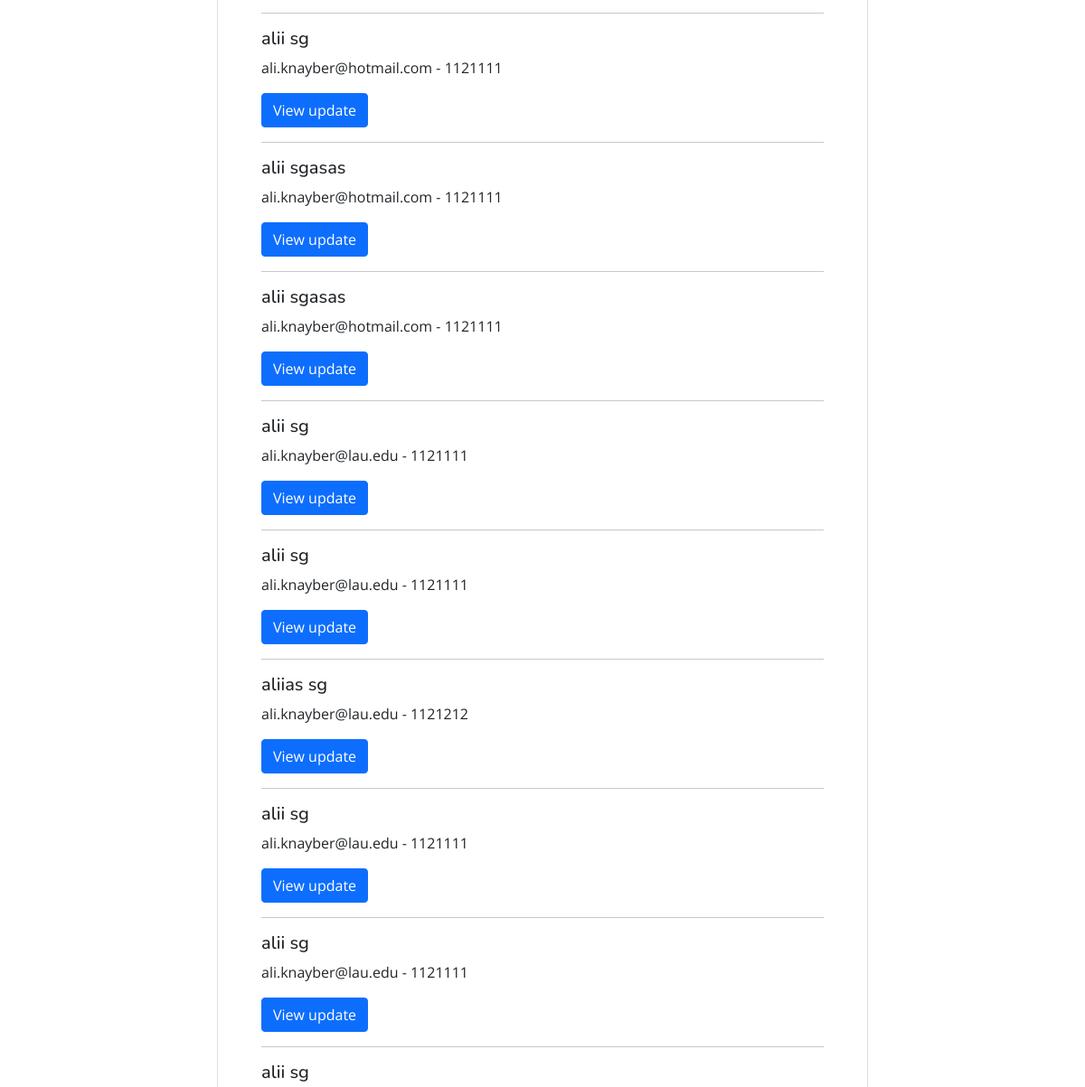
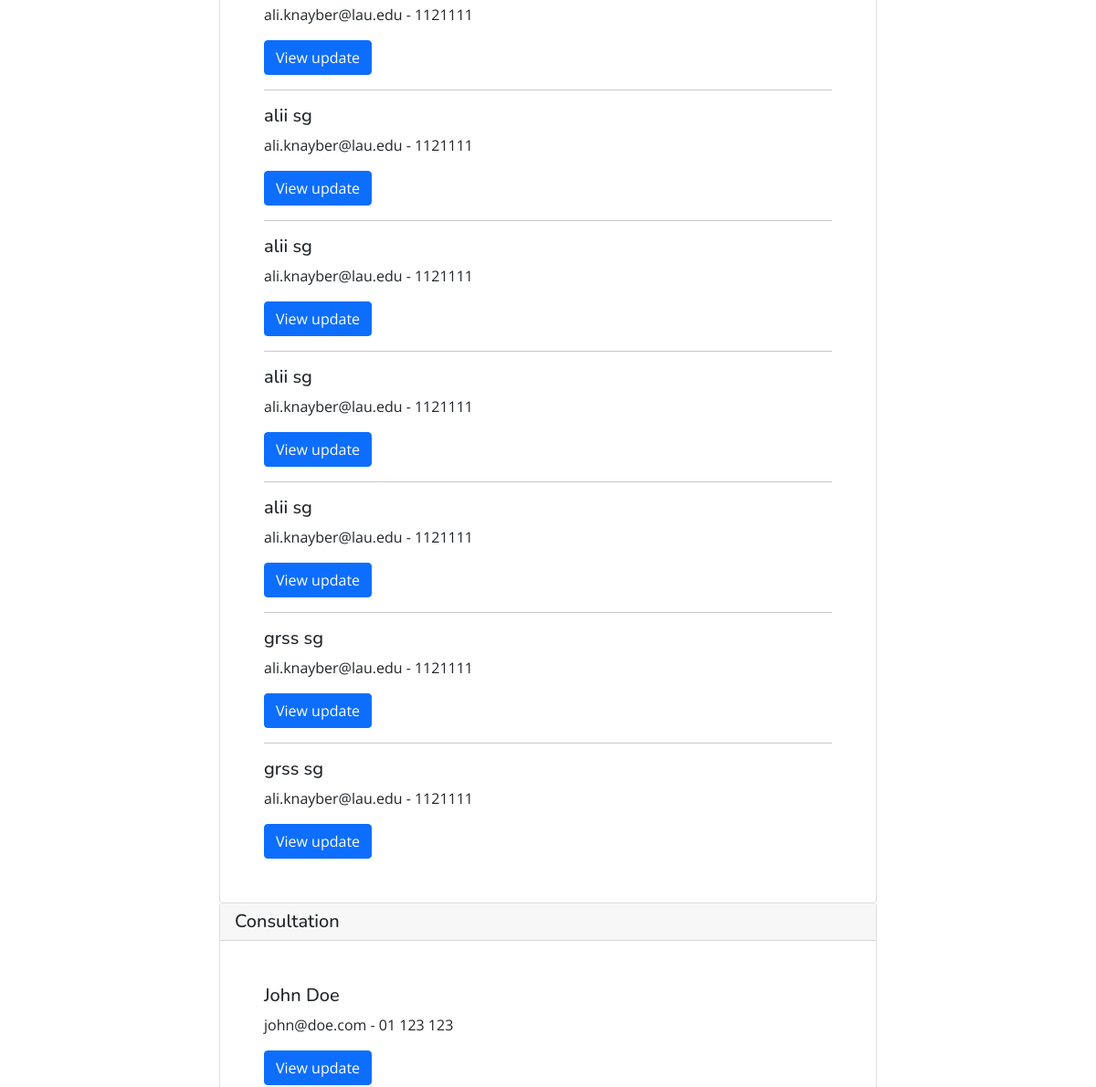
Page /admin_updates.php (middle part) on the earlier database version (2 pictures, top to bottom).
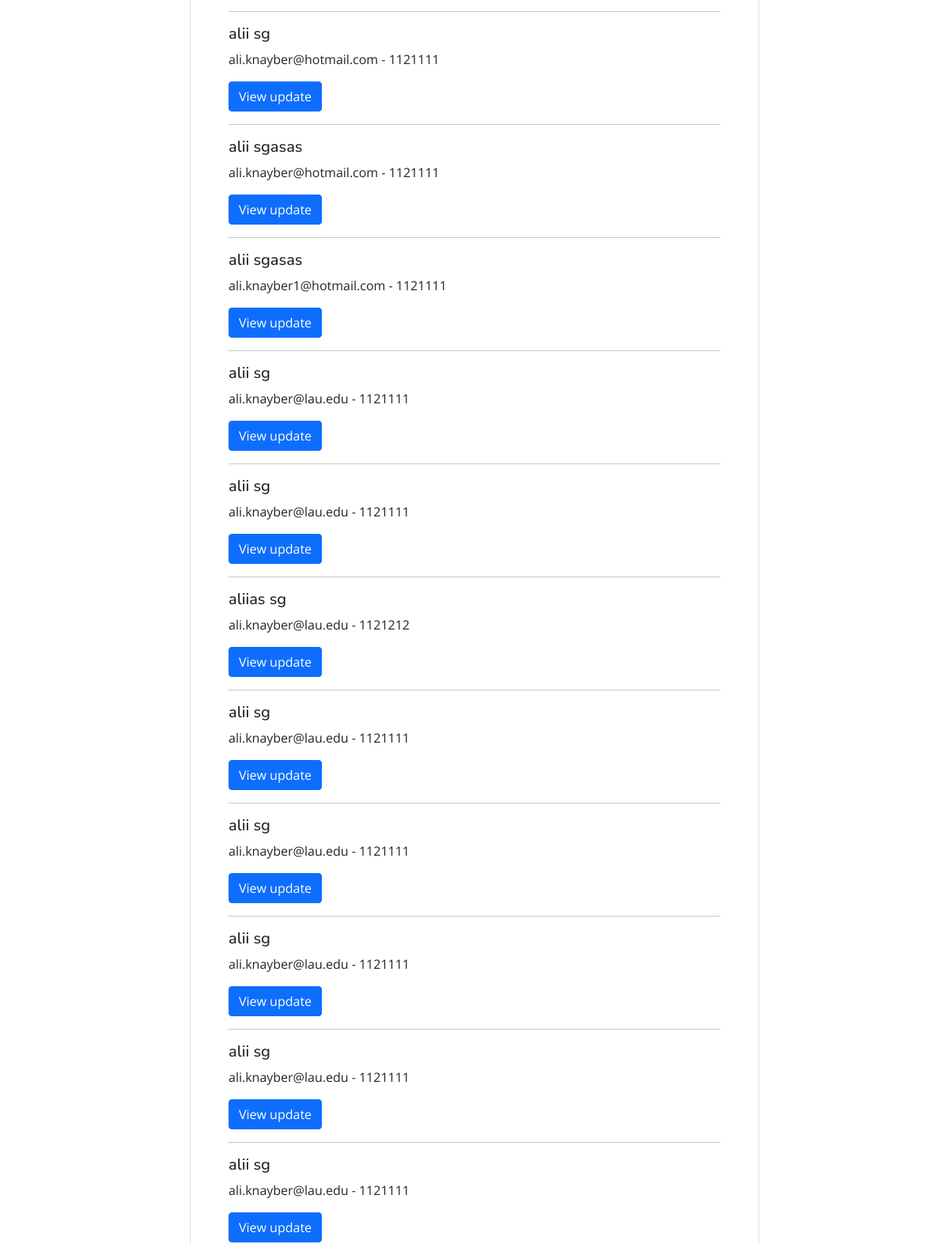
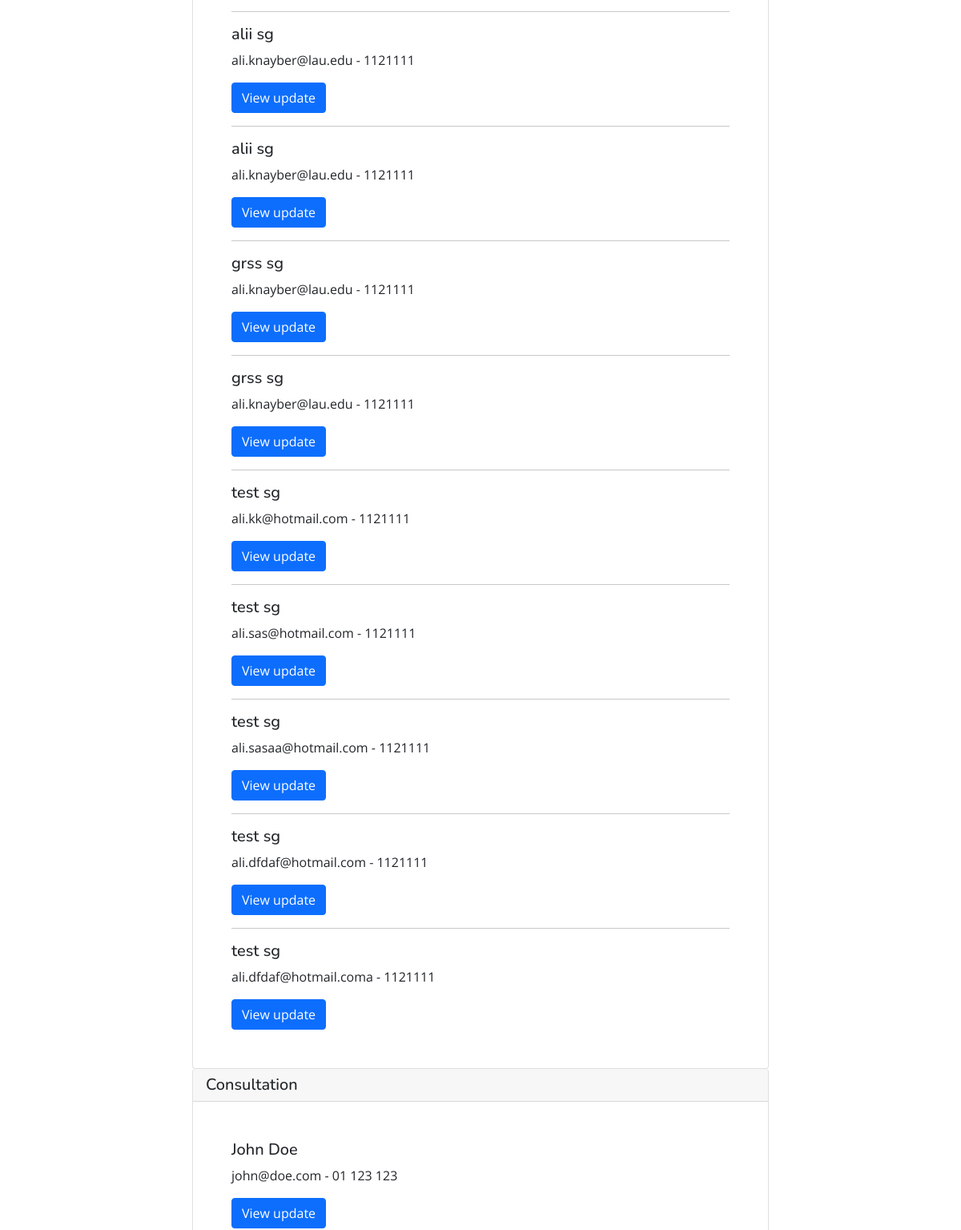
Same page on the later database version (2 pictures, top to bottom).
### tables this page shows
CREATE TABLE `pending_tutors` (
  `temp_user_id` int(11) NOT NULL,
  `first_name` varchar(250) NOT NULL,
  `last_name` varchar(250) NOT NULL,
  `email` varchar(250) NOT NULL,
  `password` varchar(250) NOT NULL,
  `age` int(11) NOT NULL,
  `gender` varchar(250) NOT NULL,
  `phone_number` varchar(250) NOT NULL,
  `city` varchar(250) NOT NULL,
  `education_level_tutor` varchar(250) NOT NULL,
  `educational_institution_name` varchar(250) NOT NULL,
  `field` varchar(250) NOT NULL,
  `years_of_experience` int(11) NOT NULL,
  `course_1` varchar(250) NOT NULL,
  `course_level_1` varchar(250) NOT NULL,
  `course_2` varchar(250) NOT NULL,
  `course_level_2` varchar(250) NOT NULL,
  `course_3` varchar(250) NOT NULL,
  `course_level_3` varchar(250) NOT NULL,
  `course_4` varchar(250) NOT NULL,
  `course_level_4` varchar(250) NOT NULL,
  `cv` varchar(250) NOT NULL,
  `image` varchar(250) NOT NULL,
  `description` varchar(250) NOT NULL
);

### admin_updates.php (the view, shortened to what this page needs)
<?php
include("connection.php");
?>
<!DOCTYPE html>
<html lang="en">
<head>
    <link href="./vendor/bootstrap/css/bootstrap.min.css" rel="stylesheet">
    <link href="./vendor/bootstrap-icons/bootstrap-icons.css" rel="stylesheet">
    <link href="./vendor/aos/aos.css" rel="stylesheet">
    <link href="./vendor/remixicon/remixicon.css" rel="stylesheet">
    <link href="./vendor/swiper/swiper-bundle.min.css" rel="stylesheet">
    <link href="./vendor/glightbox/css/glightbox.min.css" rel="stylesheet">
    <link href="./css/style.css" rel="stylesheet">
    <link href="./css/style2.css" rel="stylesheet">
</head>
<body>
    <br><br><br><br><br><br>
    <div class="container">
        <div class="list-group thin-container" id="myList" role="tablist">
            <div class="list-group-item card update-item  tutors-parent">
               <?php $query_tutors_application = "SELECT temp_user_id ,first_name, last_name,email,phone_number FROM  pending_tutors";
                $stmt = $connection->prepare($query_tutors_application);
                $stmt->execute();
                $results_tutors = $stmt->get_result();
                ?>
                <div class="card-body">
              <?php
                      while($row = $results_tutors->fetch_assoc()){
                    ?>
                  <h5 class="card-title"><?php echo($row["first_name"]." ".$row["last_name"]); ?></h5>
                  <p class="card-text"><?php echo($row["email"]." - ".$row["phone_number"]); ?></p>
                  <a href="admin_application.php?id=<?php echo($row["temp_user_id"]);?>" class="btn btn-primary" data-id=<?php echo($row["temp_user_id"]); ?> >View update</a>
                  <hr>
                  <?php } ?>
                </div>
            </div>
            <div class="list-group-item card update-item">
                <h5 class="card-header">Consultation</h5>
                <div class="card-body">
                  <h5 class="card-title">John Doe</h5>
                  <p class="card-text">john@doe.com - 01 123 123</p>
                  <a href="admin_consultation.html" class="btn btn-primary">View update</a>
                </div>
            </div>
        </div>
    </div>
    <br><br><br><br><br><br>
</body>
</html>

Differences in the rows shown:
changed pending_tutors: email "ali.knayber@hotmail.com" → "ali.knayber1@hotmail.com"
added pending_tutors: first_name "test", last_name "sg", email "ali.kk@hotmail.com", phone_number "1121111"
added pending_tutors: first_name "test", last_name "sg", email "ali.sas@hotmail.com", phone_number "1121111"
added pending_tutors: first_name "test", last_name "sg", email "ali.sasaa@hotmail.com", phone_number "1121111"
added pending_tutors: first_name "test", last_name "sg", email "ali.dfdaf@hotmail.com", phone_number "1121111"
added pending_tutors: first_name "test", last_name "sg", email "ali.dfdaf@hotmail.coma", phone_number "1121111"
